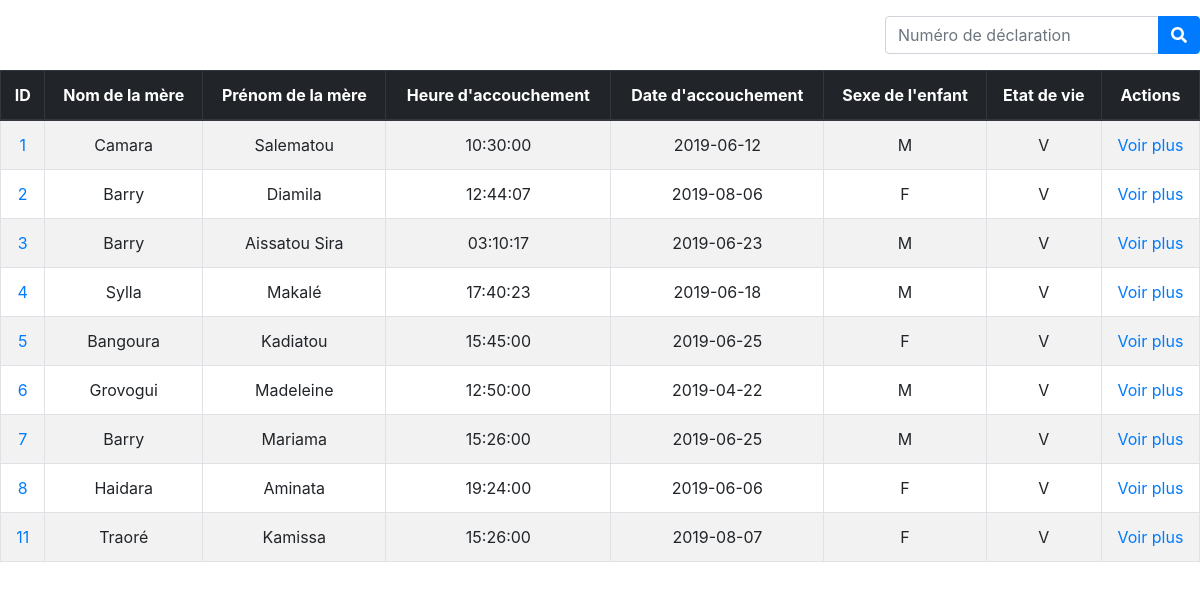
Page /gestion-demo-v3/demande/declaration-naissance/tableau_declaration_naissance.html.php on the committed database.
### tables this page shows
CREATE TABLE `declarationnaissance` (
  `ID_DECNAISS` int(10) NOT NULL,
  `ID_RESPONSABLE` int(10) NOT NULL,
  `NOM_MERE_DN` varchar(50) DEFAULT NULL,
  `PRENOM_MERE_DN` varchar(50) DEFAULT NULL,
  `AGE_MERE_DN` int(2) DEFAULT NULL,
  `PROFESSION_MERE_DN` varchar(50) DEFAULT NULL,
  `DOMICILE_MERE_DN` varchar(150) DEFAULT NULL,
  `HEURE_ACC` time DEFAULT NULL,
  `DATE_ACC` date DEFAULT NULL,
  `ADRESSE_HOPITAL` varchar(150) DEFAULT NULL,
  `SEXE_DN` varchar(10) DEFAULT NULL,
  `ETAT_VIE` varchar(10) DEFAULT NULL
);

### gestion-demo-v3/demande/declaration-naissance/tableau_declaration_naissance.html.php (the view, shortened to what this page needs)
<!DOCTYPE html>
<html lang="fr" dir="ltr">
  <head>
    <link rel="stylesheet" href="../../css/MaterialDesign-Webfont-master/css/materialdesignicons.min.css">
    <link rel="stylesheet" href="../../css/bootstrap.min.css">
  </head>
  <body>
  <div class="d-flex">
            <form action="" class="mt-3 ml-auto" method="POST">
                <div class="input-group">
                    <input type="search" name="recherche" placeholder="Numéro de déclaration" class="form-control">
                    <div class="input-group-append">
                        <button type="submit" name="rechercher" class="btn btn-primary">
                            <span class="fas fa-search"></span>
                        </button>
                    </div>
                </div>
            </form>
        </div>
  <table class="table table-striped table-hover table-bordered mt-3 col-lg-6 col-md-12 col-lg-12 text-center">
      <thead class="thead-dark">
          <th>ID</th>
          <th>Nom de la mère</th>
          <th>Prénom de la mère</th>
          <th>Heure d'accouchement</th>
          <th>Date d'accouchement</th>
          <th>Sexe de l'enfant</th>
          <th>Etat de vie</th>
          <th>Actions</th>
      </thead>
      <tbody>
          <?php
            $con = connexion();
            if(isset($_POST['rechercher'])){
              $id_dec = $_POST['recherche'];
              $declarations = $con->query("SELECT * FROM declarationnaissance where ID_DECNAISS = $id_dec");
            }else{
              $declarations = $con->query("SELECT * FROM declarationnaissance");
            }
            $tab_declaration = array();
            while($result = $declarations->fetch()){
                $tab_declaration[] = $result;
            }
            foreach($tab_declaration as $tab_result){
                ?>
                    <tr>
                        <td><a href="../../citoyen/table-insert-bebe.php?id=<?=$tab_result['ID_DECNAISS']?>"><?=$tab_result['ID_DECNAISS']?></a> </td>
                        <td><?=$tab_result['NOM_MERE_DN']?></td>
                        <td><?=$tab_result['PRENOM_MERE_DN']?></td>
                        <td><?=$tab_result['HEURE_ACC'] ?></td>
                        <td><?=$tab_result['DATE_ACC']?></td>
                        <td><?=$tab_result['SEXE_DN']?></td>
                        <td><?=$tab_result['ETAT_VIE']?></td>
                        <td><a href="affiche-declaration-naissance.html.php?id=<?=$tab_result['ID_DECNAISS']?>">Voir plus</a></td>
                    </tr>
                <?php
            }
          ?>
      </tbody>
  </table>
  </body>
</html>

### gestion-demo-v3/demande/declaration-naissance/tableau_declaration_naissance.html.php (style rules this page uses)
body { background-color: rgba(0,0,0,0); }

### rows in the picture
declarationnaissance: ID_DECNAISS "1", NOM_MERE_DN "Camara", PRENOM_MERE_DN "Salematou", HEURE_ACC "10:30:00", DATE_ACC "2019-06-12", SEXE_DN "M", ETAT_VIE "V"
declarationnaissance: ID_DECNAISS "2", NOM_MERE_DN "Barry", PRENOM_MERE_DN "Diamila", HEURE_ACC "12:44:07", DATE_ACC "2019-08-06", SEXE_DN "F", ETAT_VIE "V"
declarationnaissance: ID_DECNAISS "3", NOM_MERE_DN "Barry", PRENOM_MERE_DN "Aissatou Sira", HEURE_ACC "03:10:17", DATE_ACC "2019-06-23", SEXE_DN "M", ETAT_VIE "V"
declarationnaissance: ID_DECNAISS "4", NOM_MERE_DN "Sylla", PRENOM_MERE_DN "Makalé", HEURE_ACC "17:40:23", DATE_ACC "2019-06-18", SEXE_DN "M", ETAT_VIE "V"
declarationnaissance: ID_DECNAISS "5", NOM_MERE_DN "Bangoura", PRENOM_MERE_DN "Kadiatou", HEURE_ACC "15:45:00", DATE_ACC "2019-06-25", SEXE_DN "F", ETAT_VIE "V"
declarationnaissance: ID_DECNAISS "6", NOM_MERE_DN "Grovogui", PRENOM_MERE_DN "Madeleine", HEURE_ACC "12:50:00", DATE_ACC "2019-04-22", SEXE_DN "M", ETAT_VIE "V"
declarationnaissance: ID_DECNAISS "7", NOM_MERE_DN "Barry", PRENOM_MERE_DN "Mariama", HEURE_ACC "15:26:00", DATE_ACC "2019-06-25", SEXE_DN "M", ETAT_VIE "V"
declarationnaissance: ID_DECNAISS "8", NOM_MERE_DN "Haidara", PRENOM_MERE_DN "Aminata", HEURE_ACC "19:24:00", DATE_ACC "2019-06-06", SEXE_DN "F", ETAT_VIE "V"
declarationnaissance: ID_DECNAISS "11", NOM_MERE_DN "Traoré", PRENOM_MERE_DN "Kamissa", HEURE_ACC "15:26:00", DATE_ACC "2019-08-07", SEXE_DN "F", ETAT_VIE "V"
